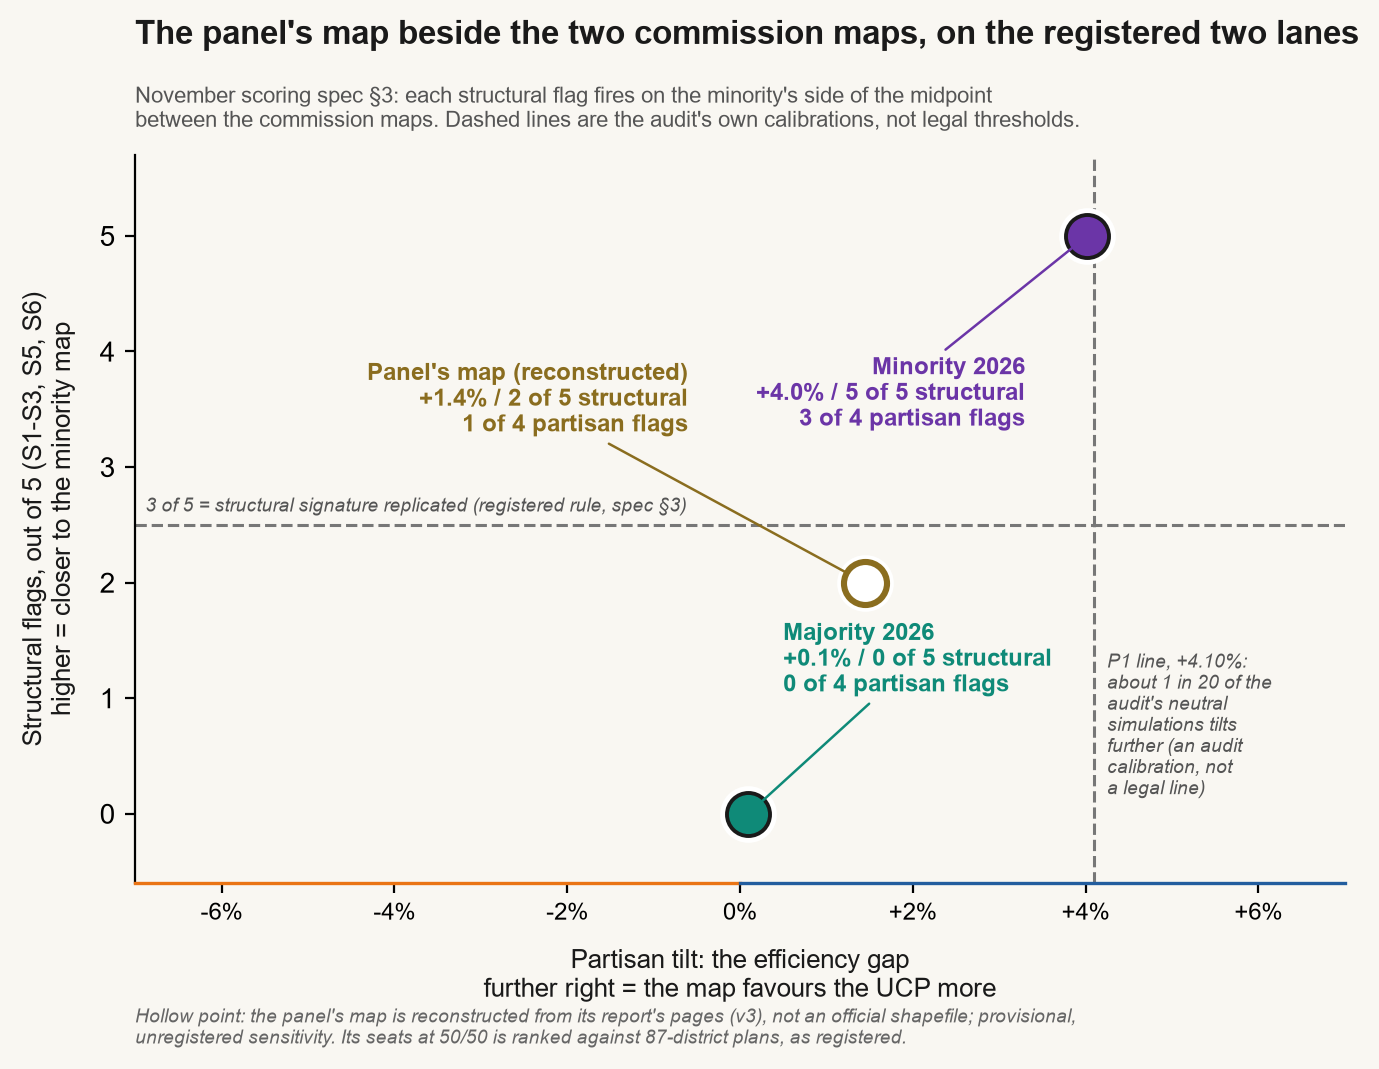

This figure's Python source:
# © Will Conner 2026 | GNU GPL v3.0 <https://www.gnu.org/licenses/gpl-3.0.html>
# Data: Elections Alberta (public domain) | https://ixby.github.io
"""
two_lane_chart.py

The two-lane scorecard chart with the panel's map beside the two commission maps, on the
registered November battery (spec v1.2 §3: S1-S6 midpoint flags, P1-P4), not on Act I's
April battery that the public chart (article_figures.build_bias_structure_matrix) uses. Act I's
tests were set by comparing the two commission maps and have no rule for scoring a third map;
§3's midpoint rule was written for exactly that. On §3 the minority is 5 of 5 (anchoring counts
there: 71.8% against a 76.0% midpoint), where Act I counts it 4 of 5.

Unregistered sensitivity; the panel's map is the v3 reconstruction, not an official shapefile.
Draft only: not wired into the report or the viewer.

Reads   findings/iap_v3_two_lane/structural.json, structural_majority_rerun.json,
        structural_minority_rerun.json, joint_outlier.json
        data/outputs/simulated_ensemble_percentiles_canonical.csv
Writes  findings/iap_v3_two_lane/two_lane_chart.svg (+ .png)

Usage: python findings/iap_v3_two_lane/two_lane_chart.py
"""
import json
import sys
from pathlib import Path

import matplotlib
matplotlib.use("Agg")
import matplotlib.pyplot as plt
import pandas as pd

HERE = Path(__file__).resolve().parent
ROOT = HERE.parents[1]
sys.path.insert(0, str(ROOT / "analysis/scripts"))
from palette import MAJORITY_TEAL, MINORITY_PURPLE, NDP_ORANGE, UCP_BLUE, TEXT_DARK, INK_SUBTLE, PAPER_BG  # noqa: E402

PANEL = "#8A6D1F"  # ochre: a third map, outside both commission palettes


def flags(f):
    return json.loads((HERE / f).read_text())["structural_lane_flags"]


def p_flags(pct):
    """P1 EG >= +4.10%; P2, P4 >= p95 UCP direction; P3 declination in either tail (spec §3)."""
    return int(pct["eg"] >= 0.041) + int(pct["mm"] >= 95) + int(pct["decl"] >= 95 or pct["decl"] <= 5) + int(pct["s50"] >= 95)


def main():
    c = pd.read_csv(ROOT / "data/outputs/simulated_ensemble_percentiles_canonical.csv")
    rows = {}
    for key, name in (("majority 2026 canonical", "Majority 2026"), ("minority 2026 canonical", "Minority 2026")):
        g = c[c["map"] == key].set_index("metric")
        rows[name] = {"eg": g.loc["efficiency_gap", "value"], "mm": g.loc["mean_median", "percentile"],
                      "decl": g.loc["declination", "percentile"], "s50": g.loc["seats_at_50_50", "percentile"]}
    m = json.loads((HERE / "joint_outlier.json").read_text())["maps"]["candidate"]["marginals"]
    rows["Panel's map (reconstructed)"] = {
        "eg": m["efficiency_gap"]["observed"], "mm": 100 * m["mean_median"]["ucp_direction_percentile"],
        "decl": 100 * m["declination"]["ucp_direction_percentile"],
        "s50": 100 * m["seats_at_50_50"]["ucp_direction_percentile"]}
    rows["Majority 2026"]["s"] = flags("structural_majority_rerun.json")
    rows["Minority 2026"]["s"] = flags("structural_minority_rerun.json")
    rows["Panel's map (reconstructed)"]["s"] = flags("structural.json")
    for n, r in rows.items():
        r["p"] = p_flags(r)
        print(f"{n}: EG {100 * r['eg']:+.2f}%  structural {r['s']} of 5  partisan {r['p']} of 4")

    plt.rcParams.update({"svg.fonttype": "none", "font.family": "sans-serif",
                         "font.sans-serif": ["Arial", "DejaVu Sans"], "figure.facecolor": PAPER_BG,
                         "axes.facecolor": "none", "axes.spines.top": False, "axes.spines.right": False})
    fig, ax = plt.subplots(figsize=(7.2, 5.6), dpi=300)
    fig.subplots_adjust(top=0.82, bottom=0.17, left=0.13, right=0.97)
    XMIN, XMAX, YMIN, YMAX = -7, 7, -0.6, 5.7
    ax.axvline(4.10, color="#777777", lw=1.1, ls="--", zorder=1)
    ax.axhline(2.5, color="#777777", lw=1.1, ls="--", zorder=1)
    ax.text(4.25, 1.4, "P1 line, +4.10%:\nabout 1 in 20 of the\naudit's neutral\nsimulations tilts\nfurther (an audit\n"
            "calibration, not\na legal line)", color="#555555", fontsize=7, style="italic", ha="left", va="top")
    ax.text(XMIN + 0.12, 2.58, "3 of 5 = structural signature replicated (registered rule, spec §3)",
            color="#555555", fontsize=7, style="italic", ha="left", va="bottom")

    style = {"Majority 2026": (MAJORITY_TEAL, (0.5, 1.0), "left"),
             "Minority 2026": (MINORITY_PURPLE, (3.3, 3.3), "right"),
             "Panel's map (reconstructed)": (PANEL, (-0.6, 3.25), "right")}
    for n, r in rows.items():
        col, xy, ha = style[n]
        x, y = 100 * r["eg"], r["s"]
        hollow = n.startswith("Panel")
        ax.scatter(x, y, s=320, c="white", edgecolors="white", linewidths=2.5, zorder=3)
        ax.scatter(x, y, s=240, c="white" if hollow else col, edgecolors=col if hollow else TEXT_DARK,
                   linewidths=2.2 if hollow else 1.4, zorder=4)
        ax.annotate(f"{n}\n{x:+.1f}% / {y} of 5 structural\n{r['p']} of 4 partisan flags",
                    xy=(x, y), xytext=xy, fontsize=8.5, fontweight="bold", color=col, ha=ha, va="bottom",
                    arrowprops=dict(arrowstyle="-", color=col, lw=0.9, shrinkA=0, shrinkB=7), zorder=5)

    ax.set_xlim(XMIN, XMAX)
    ax.set_ylim(YMIN, YMAX)
    ax.set_xticks(range(-6, 7, 2))
    ax.set_xticklabels([f"{v:+d}%" if v else "0%" for v in range(-6, 7, 2)], fontsize=8.5)
    ax.set_yticks(range(6))
    ax.set_xlabel("Partisan tilt: the efficiency gap\nfurther right = the map favours the UCP more",
                  fontsize=9.5, color=TEXT_DARK, labelpad=8)
    ax.set_ylabel("Structural flags, out of 5 (S1-S3, S5, S6)\nhigher = closer to the minority map",
                  fontsize=9.5, color=TEXT_DARK, labelpad=8)
    ax.spines["bottom"].set_visible(False)
    bx = ax.get_xaxis_transform()
    ax.plot([XMIN, 0], [0, 0], transform=bx, color=NDP_ORANGE, lw=1.2, clip_on=False, zorder=10)
    ax.plot([0, XMAX], [0, 0], transform=bx, color=UCP_BLUE, lw=1.2, clip_on=False, zorder=10)
    ax.set_title("The panel's map beside the two commission maps, on the registered two lanes",
                 fontsize=12, fontweight="bold", loc="left", color=TEXT_DARK, pad=40)
    ax.text(0.0, 1.03, "November scoring spec §3: each structural flag fires on the minority's side of the midpoint\n"
            "between the commission maps. Dashed lines are the audit's own calibrations, not legal thresholds.",
            transform=ax.transAxes, fontsize=8, color="#555555", ha="left", va="bottom")
    ax.text(0.0, -0.17, "Hollow point: the panel's map is reconstructed from its report's pages (v3), not an official "
            "shapefile; provisional,\nunregistered sensitivity. Its seats at 50/50 is ranked against 87-district plans, "
            "as registered.", transform=ax.transAxes, fontsize=7, color=INK_SUBTLE, style="italic", ha="left", va="top")
    for ext in ("svg", "png"):
        fig.savefig(HERE / f"two_lane_chart.{ext}", dpi=200 if ext == "png" else 300, facecolor=PAPER_BG,
                    bbox_inches="tight", pad_inches=0.1)


if __name__ == "__main__":
    main()
